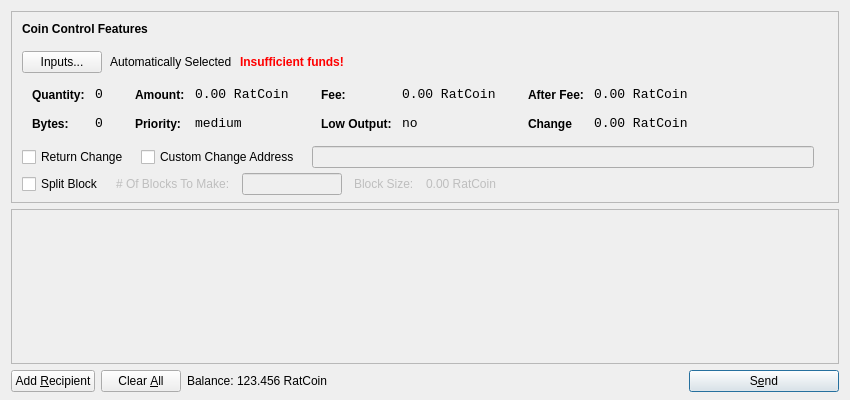
<?xml version="1.0" encoding="UTF-8"?>
<ui version="4.0">
 <class>SendCoinsDialog</class>
 <widget class="QDialog" name="SendCoinsDialog">
  <property name="geometry">
   <rect>
    <x>0</x>
    <y>0</y>
    <width>850</width>
    <height>400</height>
   </rect>
  </property>
  <property name="windowTitle">
   <string>Send Coins</string>
  </property>
  <layout class="QVBoxLayout" name="verticalLayout" stretch="0,1,0">
   <property name="bottomMargin">
    <number>8</number>
   </property>
   <item>
    <widget class="QFrame" name="frameCoinControl">
     <property name="sizePolicy">
      <sizepolicy hsizetype="Expanding" vsizetype="Expanding">
       <horstretch>0</horstretch>
       <verstretch>0</verstretch>
      </sizepolicy>
     </property>
     <property name="maximumSize">
      <size>
       <width>16777215</width>
       <height>16777215</height>
      </size>
     </property>
     <property name="frameShape">
      <enum>QFrame::StyledPanel</enum>
     </property>
     <property name="frameShadow">
      <enum>QFrame::Sunken</enum>
     </property>
     <layout class="QVBoxLayout" name="verticalLayoutCoinControl2">
      <property name="spacing">
       <number>6</number>
      </property>
      <property name="leftMargin">
       <number>0</number>
      </property>
      <property name="topMargin">
       <number>0</number>
      </property>
      <property name="rightMargin">
       <number>0</number>
      </property>
      <property name="bottomMargin">
       <number>6</number>
      </property>
      <item>
       <layout class="QVBoxLayout" name="verticalLayoutCoinControl" stretch="0,0,0,0,1">
        <property name="spacing">
         <number>0</number>
        </property>
        <property name="leftMargin">
         <number>10</number>
        </property>
        <property name="topMargin">
         <number>10</number>
        </property>
        <item>
         <layout class="QHBoxLayout" name="horizontalLayoutCoinControl1">
          <property name="bottomMargin">
           <number>15</number>
          </property>
          <item>
           <widget class="QLabel" name="labelCoinControlFeatures">
            <property name="sizePolicy">
             <sizepolicy hsizetype="Preferred" vsizetype="Maximum">
              <horstretch>0</horstretch>
              <verstretch>0</verstretch>
             </sizepolicy>
            </property>
            <property name="font">
             <font>
              <weight>75</weight>
              <bold>true</bold>
             </font>
            </property>
            <property name="styleSheet">
             <string notr="true">font-weight:bold;</string>
            </property>
            <property name="text">
             <string>Coin Control Features</string>
            </property>
           </widget>
          </item>
         </layout>
        </item>
        <item>
         <layout class="QHBoxLayout" name="horizontalLayoutCoinControl2" stretch="0,0,0,0">
          <property name="spacing">
           <number>8</number>
          </property>
          <property name="bottomMargin">
           <number>10</number>
          </property>
          <item>
           <widget class="QPushButton" name="pushButtonCoinControl">
            <property name="styleSheet">
             <string notr="true"/>
            </property>
            <property name="text">
             <string>Inputs...</string>
            </property>
           </widget>
          </item>
          <item>
           <widget class="QLabel" name="labelCoinControlAutomaticallySelected">
            <property name="text">
             <string>Automatically Selected</string>
            </property>
            <property name="margin">
             <number>5</number>
            </property>
           </widget>
          </item>
          <item>
           <widget class="QLabel" name="labelCoinControlInsuffFunds">
            <property name="font">
             <font>
              <weight>75</weight>
              <bold>true</bold>
             </font>
            </property>
            <property name="styleSheet">
             <string notr="true">color:red;font-weight:bold;</string>
            </property>
            <property name="text">
             <string>Insufficient funds!</string>
            </property>
            <property name="margin">
             <number>5</number>
            </property>
           </widget>
          </item>
          <item>
           <spacer name="horizontalSpacerCoinControl">
            <property name="orientation">
             <enum>Qt::Horizontal</enum>
            </property>
            <property name="sizeHint" stdset="0">
             <size>
              <width>40</width>
              <height>1</height>
             </size>
            </property>
           </spacer>
          </item>
         </layout>
        </item>
        <item>
         <widget class="QWidget" name="widgetCoinControl" native="true">
          <property name="sizePolicy">
           <sizepolicy hsizetype="Preferred" vsizetype="Preferred">
            <horstretch>0</horstretch>
            <verstretch>0</verstretch>
           </sizepolicy>
          </property>
          <property name="minimumSize">
           <size>
            <width>0</width>
            <height>0</height>
           </size>
          </property>
          <property name="styleSheet">
           <string notr="true"/>
          </property>
          <layout class="QHBoxLayout" name="horizontalLayoutCoinControl5">
           <property name="margin">
            <number>0</number>
           </property>
           <item>
            <layout class="QHBoxLayout" name="horizontalLayoutCoinControl3" stretch="0,0,0,1">
             <property name="spacing">
              <number>20</number>
             </property>
             <property name="topMargin">
              <number>0</number>
             </property>
             <property name="bottomMargin">
              <number>10</number>
             </property>
             <item>
              <layout class="QFormLayout" name="formLayoutCoinControl1">
               <property name="horizontalSpacing">
                <number>10</number>
               </property>
               <property name="verticalSpacing">
                <number>14</number>
               </property>
               <property name="leftMargin">
                <number>10</number>
               </property>
               <property name="topMargin">
                <number>4</number>
               </property>
               <property name="rightMargin">
                <number>6</number>
               </property>
               <item row="0" column="0">
                <widget class="QLabel" name="labelCoinControlQuantityText">
                 <property name="styleSheet">
                  <string notr="true">font-weight:bold;</string>
                 </property>
                 <property name="text">
                  <string>Quantity:</string>
                 </property>
                 <property name="margin">
                  <number>0</number>
                 </property>
                </widget>
               </item>
               <item row="0" column="1">
                <widget class="QLabel" name="labelCoinControlQuantity">
                 <property name="font">
                  <font>
                   <family>Monospace</family>
                   <pointsize>10</pointsize>
                  </font>
                 </property>
                 <property name="cursor">
                  <cursorShape>IBeamCursor</cursorShape>
                 </property>
                 <property name="contextMenuPolicy">
                  <enum>Qt::ActionsContextMenu</enum>
                 </property>
                 <property name="text">
                  <string>0</string>
                 </property>
                 <property name="margin">
                  <number>0</number>
                 </property>
                 <property name="textInteractionFlags">
                  <set>Qt::LinksAccessibleByMouse|Qt::TextSelectableByKeyboard|Qt::TextSelectableByMouse</set>
                 </property>
                </widget>
               </item>
               <item row="1" column="0">
                <widget class="QLabel" name="labelCoinControlBytesText">
                 <property name="styleSheet">
                  <string notr="true">font-weight:bold;</string>
                 </property>
                 <property name="text">
                  <string>Bytes:</string>
                 </property>
                </widget>
               </item>
               <item row="1" column="1">
                <widget class="QLabel" name="labelCoinControlBytes">
                 <property name="font">
                  <font>
                   <family>Monospace</family>
                   <pointsize>10</pointsize>
                  </font>
                 </property>
                 <property name="cursor">
                  <cursorShape>IBeamCursor</cursorShape>
                 </property>
                 <property name="contextMenuPolicy">
                  <enum>Qt::ActionsContextMenu</enum>
                 </property>
                 <property name="text">
                  <string>0</string>
                 </property>
                 <property name="textInteractionFlags">
                  <set>Qt::LinksAccessibleByMouse|Qt::TextSelectableByKeyboard|Qt::TextSelectableByMouse</set>
                 </property>
                </widget>
               </item>
              </layout>
             </item>
             <item>
              <layout class="QFormLayout" name="formLayoutCoinControl2">
               <property name="horizontalSpacing">
                <number>10</number>
               </property>
               <property name="verticalSpacing">
                <number>14</number>
               </property>
               <property name="leftMargin">
                <number>6</number>
               </property>
               <property name="topMargin">
                <number>4</number>
               </property>
               <property name="rightMargin">
                <number>6</number>
               </property>
               <item row="0" column="0">
                <widget class="QLabel" name="labelCoinControlAmountText">
                 <property name="styleSheet">
                  <string notr="true">font-weight:bold;</string>
                 </property>
                 <property name="text">
                  <string>Amount:</string>
                 </property>
                 <property name="margin">
                  <number>0</number>
                 </property>
                </widget>
               </item>
               <item row="0" column="1">
                <widget class="QLabel" name="labelCoinControlAmount">
                 <property name="font">
                  <font>
                   <family>Monospace</family>
                   <pointsize>10</pointsize>
                  </font>
                 </property>
                 <property name="cursor">
                  <cursorShape>IBeamCursor</cursorShape>
                 </property>
                 <property name="contextMenuPolicy">
                  <enum>Qt::ActionsContextMenu</enum>
                 </property>
                 <property name="text">
                  <string>0.00 RatCoin</string>
                 </property>
                 <property name="textInteractionFlags">
                  <set>Qt::LinksAccessibleByMouse|Qt::TextSelectableByKeyboard|Qt::TextSelectableByMouse</set>
                 </property>
                </widget>
               </item>
               <item row="1" column="0">
                <widget class="QLabel" name="labelCoinControlPriorityText">
                 <property name="styleSheet">
                  <string notr="true">font-weight:bold;</string>
                 </property>
                 <property name="text">
                  <string>Priority:</string>
                 </property>
                </widget>
               </item>
               <item row="1" column="1">
                <widget class="QLabel" name="labelCoinControlPriority">
                 <property name="font">
                  <font>
                   <family>Monospace</family>
                   <pointsize>10</pointsize>
                  </font>
                 </property>
                 <property name="cursor">
                  <cursorShape>IBeamCursor</cursorShape>
                 </property>
                 <property name="contextMenuPolicy">
                  <enum>Qt::ActionsContextMenu</enum>
                 </property>
                 <property name="text">
                  <string>medium</string>
                 </property>
                 <property name="textInteractionFlags">
                  <set>Qt::LinksAccessibleByMouse|Qt::TextSelectableByKeyboard|Qt::TextSelectableByMouse</set>
                 </property>
                </widget>
               </item>
              </layout>
             </item>
             <item>
              <layout class="QFormLayout" name="formLayoutCoinControl3">
               <property name="horizontalSpacing">
                <number>10</number>
               </property>
               <property name="verticalSpacing">
                <number>14</number>
               </property>
               <property name="leftMargin">
                <number>6</number>
               </property>
               <property name="topMargin">
                <number>4</number>
               </property>
               <property name="rightMargin">
                <number>6</number>
               </property>
               <item row="0" column="0">
                <widget class="QLabel" name="labelCoinControlFeeText">
                 <property name="styleSheet">
                  <string notr="true">font-weight:bold;</string>
                 </property>
                 <property name="text">
                  <string>Fee:</string>
                 </property>
                 <property name="margin">
                  <number>0</number>
                 </property>
                </widget>
               </item>
               <item row="0" column="1">
                <widget class="QLabel" name="labelCoinControlFee">
                 <property name="font">
                  <font>
                   <family>Monospace</family>
                   <pointsize>10</pointsize>
                  </font>
                 </property>
                 <property name="cursor">
                  <cursorShape>IBeamCursor</cursorShape>
                 </property>
                 <property name="contextMenuPolicy">
                  <enum>Qt::ActionsContextMenu</enum>
                 </property>
                 <property name="text">
                  <string>0.00 RatCoin</string>
                 </property>
                 <property name="textInteractionFlags">
                  <set>Qt::LinksAccessibleByMouse|Qt::TextSelectableByKeyboard|Qt::TextSelectableByMouse</set>
                 </property>
                </widget>
               </item>
               <item row="1" column="0">
                <widget class="QLabel" name="labelCoinControlLowOutputText">
                 <property name="styleSheet">
                  <string notr="true">font-weight:bold;</string>
                 </property>
                 <property name="text">
                  <string>Low Output:</string>
                 </property>
                </widget>
               </item>
               <item row="1" column="1">
                <widget class="QLabel" name="labelCoinControlLowOutput">
                 <property name="font">
                  <font>
                   <family>Monospace</family>
                   <pointsize>10</pointsize>
                  </font>
                 </property>
                 <property name="cursor">
                  <cursorShape>IBeamCursor</cursorShape>
                 </property>
                 <property name="contextMenuPolicy">
                  <enum>Qt::ActionsContextMenu</enum>
                 </property>
                 <property name="text">
                  <string>no</string>
                 </property>
                 <property name="textInteractionFlags">
                  <set>Qt::LinksAccessibleByMouse|Qt::TextSelectableByKeyboard|Qt::TextSelectableByMouse</set>
                 </property>
                </widget>
               </item>
              </layout>
             </item>
             <item>
              <layout class="QFormLayout" name="formLayoutCoinControl4">
               <property name="fieldGrowthPolicy"> 
                 <enum>QFormLayout::AllNonFixedFieldsGrow</enum> 
                </property>			  
               <property name="horizontalSpacing">
                <number>10</number>
               </property>
               <property name="verticalSpacing">
                <number>14</number>
               </property>
               <property name="leftMargin">
                <number>6</number>
               </property>
               <property name="topMargin">
                <number>4</number>
               </property>
               <property name="rightMargin">
                <number>6</number>
               </property>
               <item row="0" column="0">
                <widget class="QLabel" name="labelCoinControlAfterFeeText">
                 <property name="styleSheet">
                  <string notr="true">font-weight:bold;</string>
                 </property>
                 <property name="text">
                  <string>After Fee:</string>
                 </property>
                 <property name="margin">
                  <number>0</number>
                 </property>
                </widget>
               </item>
               <item row="0" column="1">
                <widget class="QLabel" name="labelCoinControlAfterFee">
                 <property name="font">
                  <font>
                   <family>Monospace</family>
                   <pointsize>10</pointsize>
                  </font>
                 </property>
                 <property name="cursor">
                  <cursorShape>IBeamCursor</cursorShape>
                 </property>
                 <property name="contextMenuPolicy">
                  <enum>Qt::ActionsContextMenu</enum>
                 </property>
                 <property name="text">
                  <string>0.00 RatCoin</string>
                 </property>
                 <property name="textInteractionFlags">
                  <set>Qt::LinksAccessibleByMouse|Qt::TextSelectableByKeyboard|Qt::TextSelectableByMouse</set>
                 </property>
                </widget>
               </item>
               <item row="1" column="0">
                <widget class="QLabel" name="labelCoinControlChangeText">
                 <property name="styleSheet">
                  <string notr="true">font-weight:bold;</string>
                 </property>
                 <property name="text">
                  <string>Change</string>
                 </property>
                </widget>
               </item>
               <item row="1" column="1">
                <widget class="QLabel" name="labelCoinControlChange">
                 <property name="font">
                  <font>
                   <family>Monospace</family>
                   <pointsize>10</pointsize>
                  </font>
                 </property>
                 <property name="cursor">
                  <cursorShape>IBeamCursor</cursorShape>
                 </property>
                 <property name="contextMenuPolicy">
                  <enum>Qt::ActionsContextMenu</enum>
                 </property>
                 <property name="text">
                  <string>0.00 RatCoin</string>
                 </property>
                 <property name="textInteractionFlags">
                  <set>Qt::LinksAccessibleByMouse|Qt::TextSelectableByKeyboard|Qt::TextSelectableByMouse</set>
                 </property>
                </widget>
               </item>
              </layout>
             </item>
            </layout>
           </item>
          </layout>
         </widget>
        </item>
        <item>
        <layout class="QHBoxLayout" name="horizontalLayoutCoinControl4" stretch="0,0,0,0">
          <property name="spacing">
           <number>12</number>
          </property>
          <property name="sizeConstraint">
           <enum>QLayout::SetDefaultConstraint</enum>
          </property>
          <property name="topMargin">
           <number>5</number>
          </property>
          <property name="rightMargin">
           <number>5</number>
          </property>
          <item>
		  <widget class="QCheckBox" name="returnChangeCheckBox">
 		  <property name="text">
 		  <string>Return Change</string>
 		  </property>
		  </widget>
 		  </item>
 		  <item>		  
           <widget class="QCheckBox" name="checkBoxCoinControlChange">
            <property name="text">
             <string>Custom Change Address</string>
            </property>
           </widget>
          </item>
          <item>
           <widget class="QLineEdit" name="lineEditCoinControlChange">
            <property name="enabled">
             <bool>false</bool>
            </property>
            <property name="sizePolicy">
             <sizepolicy hsizetype="Expanding" vsizetype="Fixed">
              <horstretch>0</horstretch>
              <verstretch>0</verstretch>
             </sizepolicy>
            </property>
           </widget>
          </item>
          <item>
           <widget class="QLabel" name="labelCoinControlChangeLabel">
            <property name="sizePolicy">
             <sizepolicy hsizetype="Preferred" vsizetype="Expanding">
              <horstretch>0</horstretch>
              <verstretch>0</verstretch>
             </sizepolicy>
            </property>
            <property name="minimumSize">
             <size>
              <width>0</width>
              <height>0</height>
             </size>
            </property>
            <property name="text">
             <string/>
            </property>
            <property name="margin">
             <number>3</number>
            </property>
           </widget>
          </item>
         </layout>
        </item>
        <item>
         <layout class="QHBoxLayout" name="horizontalLayoutCoinControl4a" stretch="0,0,0,0">
           <property name="alignment" >
          <set>Qt::AlignLeft</set>
           </property>
           <property name="spacing">
            <number>12</number>
           </property>
           <property name="sizeConstraint">
            <enum>QLayout::SetDefaultConstraint</enum>
           </property>
           <property name="topMargin">
            <number>5</number>
           </property>
           <property name="rightMargin">
            <number>5</number>
           </property>
            <item> 
            <widget class="QCheckBox" name="splitBlockCheckBox"> 
             <property name="text"> 
              <string>Split Block</string> 
             </property> 
            </widget> 
           </item> 
           <item> 
            <widget class="QLabel" name="labelBlocksToMakeText"> 
             <property name="enabled"> 
              <bool>false</bool> 
             </property> 
             <property name="text"> 
              <string># Of Blocks To Make:</string> 
             </property> 
            </widget> 
           </item>
           <item> 
            <widget class="QLineEdit" name="splitBlockLineEdit"> 
             <property name="enabled"> 
              <bool>false</bool> 
             </property> 
             <property name="sizePolicy"> 
              <sizepolicy hsizetype="Fixed" vsizetype="Fixed"> 
               <horstretch>0</horstretch> 
               <verstretch>0</verstretch> 
              </sizepolicy> 
             </property> 
             <property name="maximumSize"> 
              <size> 
               <width>100</width> 
               <height>16777215</height> 
              </size> 
             </property> 
            </widget> 
           </item> 
           <item> 
            <widget class="QLabel" name="labelBlockSizeText"> 
             <property name="enabled"> 
              <bool>false</bool> 
             </property> 
             <property name="text"> 
              <string>Block Size:</string> 
             </property> 
            </widget> 
           </item> 
           <item> 
            <widget class="QLabel" name="labelBlockSize"> 
             <property name="enabled"> 
              <bool>false</bool> 
             </property> 
             <property name="text"> 
              <string>0.00 RatCoin</string> 
             </property>
            </widget> 
            </item>
          </layout>
         </item>
         <item>		
         <spacer name="verticalSpacerCoinControl">
          <property name="orientation">
           <enum>Qt::Vertical</enum>
          </property>
          <property name="sizeHint" stdset="0">
           <size>
            <width>800</width>
            <height>1</height>
           </size>
          </property>
         </spacer>
        </item>
       </layout>
      </item>
     </layout>
    </widget>
   </item>
   <item>
    <widget class="QScrollArea" name="scrollArea">
     <property name="widgetResizable">
      <bool>true</bool>
     </property>
     <widget class="QWidget" name="scrollAreaWidgetContents">
      <property name="geometry">
       <rect>
        <x>0</x>
        <y>0</y>
        <width>830</width>
        <height>172</height>
       </rect>
      </property>
      <layout class="QVBoxLayout" name="verticalLayout_2">
       <property name="margin">
        <number>0</number>
       </property>
       <item>
        <layout class="QVBoxLayout" name="entries">
         <property name="spacing">
          <number>6</number>
         </property>
        </layout>
       </item>
       <item>
        <spacer name="verticalSpacer">
         <property name="orientation">
          <enum>Qt::Vertical</enum>
         </property>
         <property name="sizeHint" stdset="0">
          <size>
           <width>20</width>
           <height>40</height>
          </size>
         </property>
        </spacer>
       </item>
      </layout>
     </widget>
    </widget>
   </item>
   <item>
    <layout class="QHBoxLayout" name="horizontalLayout">
     <item>
      <widget class="QPushButton" name="addButton">
       <property name="toolTip">
        <string>Send to multiple recipients at once</string>
       </property>
       <property name="text">
        <string>Add &amp;Recipient</string>
       </property>
       <property name="icon">
        <iconset resource="../bitcoin.qrc">
         <normaloff>:/icons/add</normaloff>:/icons/add</iconset>
       </property>
       <property name="autoDefault">
        <bool>false</bool>
       </property>
      </widget>
     </item>
     <item>
      <widget class="QPushButton" name="clearButton">
       <property name="sizePolicy">
        <sizepolicy hsizetype="Minimum" vsizetype="Fixed">
         <horstretch>0</horstretch>
         <verstretch>0</verstretch>
        </sizepolicy>
       </property>
       <property name="toolTip">
        <string>Remove all transaction fields</string>
       </property>
       <property name="text">
        <string>Clear &amp;All</string>
       </property>
       <property name="icon">
        <iconset resource="../bitcoin.qrc">
         <normaloff>:/icons/remove</normaloff>:/icons/remove</iconset>
       </property>
       <property name="autoRepeatDelay">
        <number>300</number>
       </property>
       <property name="autoDefault">
        <bool>false</bool>
       </property>
      </widget>
     </item>
     <item>
      <layout class="QHBoxLayout" name="horizontalLayout_2">
       <property name="spacing">
        <number>3</number>
       </property>
       <item>
        <widget class="QLabel" name="label">
         <property name="sizePolicy">
          <sizepolicy hsizetype="Preferred" vsizetype="Fixed">
           <horstretch>0</horstretch>
           <verstretch>0</verstretch>
          </sizepolicy>
         </property>
         <property name="text">
          <string>Balance:</string>
         </property>
        </widget>
       </item>
       <item>
        <widget class="QLabel" name="labelBalance">
         <property name="sizePolicy">
          <sizepolicy hsizetype="Preferred" vsizetype="Fixed">
           <horstretch>0</horstretch>
           <verstretch>0</verstretch>
          </sizepolicy>
         </property>
         <property name="cursor">
          <cursorShape>IBeamCursor</cursorShape>
         </property>
         <property name="text">
          <string>123.456 RatCoin</string>
         </property>
         <property name="textInteractionFlags">
          <set>Qt::LinksAccessibleByMouse|Qt::TextSelectableByKeyboard|Qt::TextSelectableByMouse</set>
         </property>
        </widget>
       </item>
      </layout>
     </item>
     <item>
      <spacer name="horizontalSpacer">
       <property name="orientation">
        <enum>Qt::Horizontal</enum>
       </property>
       <property name="sizeHint" stdset="0">
        <size>
         <width>40</width>
         <height>20</height>
        </size>
       </property>
      </spacer>
     </item>
     <item>
      <widget class="QPushButton" name="sendButton">
       <property name="minimumSize">
        <size>
         <width>150</width>
         <height>0</height>
        </size>
       </property>
       <property name="toolTip">
        <string>Confirm the send action</string>
       </property>
       <property name="text">
        <string>S&amp;end</string>
       </property>
       <property name="icon">
        <iconset resource="../bitcoin.qrc">
         <normaloff>:/icons/send</normaloff>:/icons/send</iconset>
       </property>
       <property name="default">
        <bool>true</bool>
       </property>
      </widget>
     </item>
    </layout>
   </item>
  </layout>
 </widget>
 <resources>
  <include location="../bitcoin.qrc"/>
 </resources>
 <connections/>
</ui>
